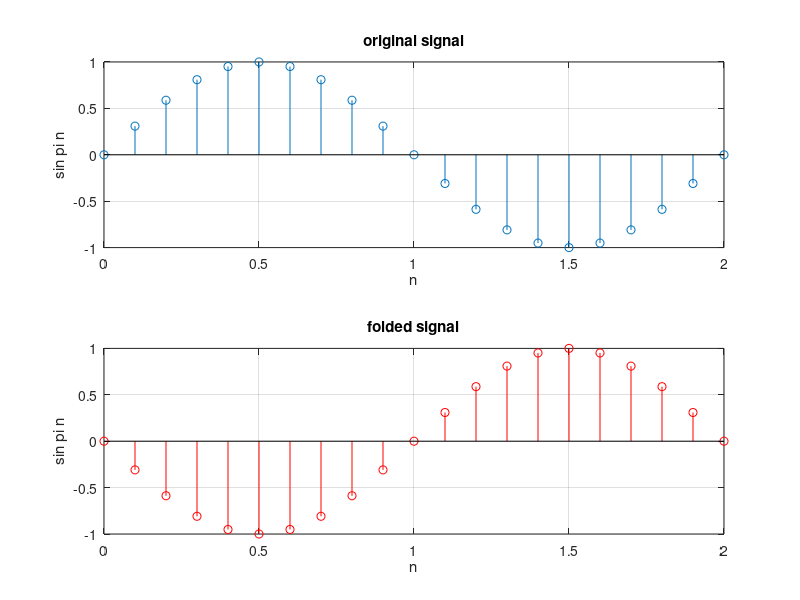

MATLAB code for this plot:

clear all;
close all;
clc;

A = 1;
theta = 0;
f = 1/2;
omega  = (2*pi*f);

n = 0:0.1:2;

x = sin((omega * n) + theta);


subplot(2,1,1);
stem(n,x);
xlabel('n');
ylabel('sin pi n');
title('original signal');
grid on;

subplot(2,1,2);
stem(n,-x,'r');
xlabel('n');
ylabel('sin pi n');
title('folded signal');
grid on;


